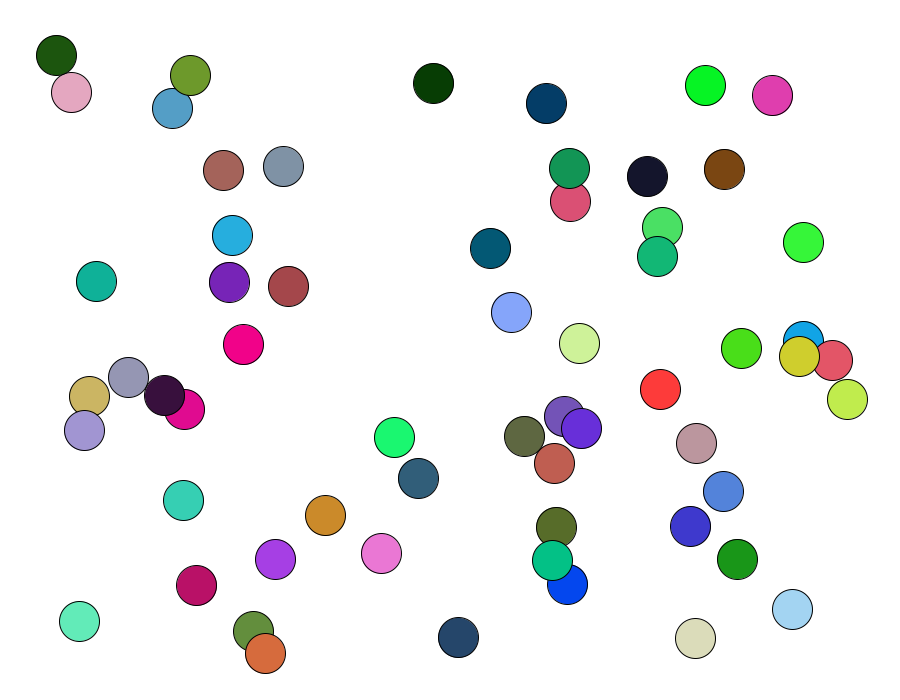
Frame 1 (no input)
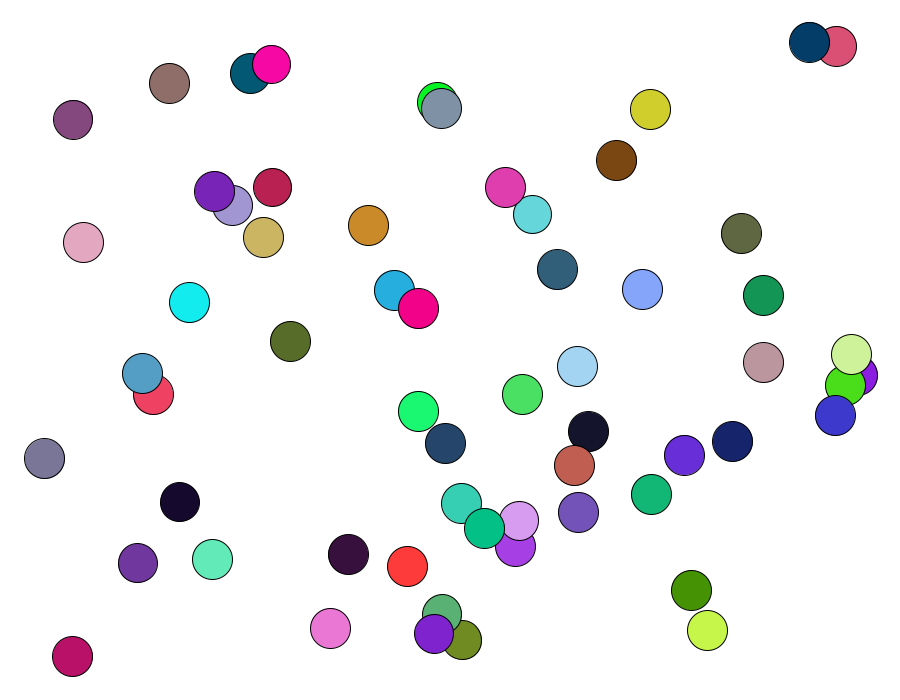
Frame 60 (the mouse pressed at the canvas centre just before this capture)
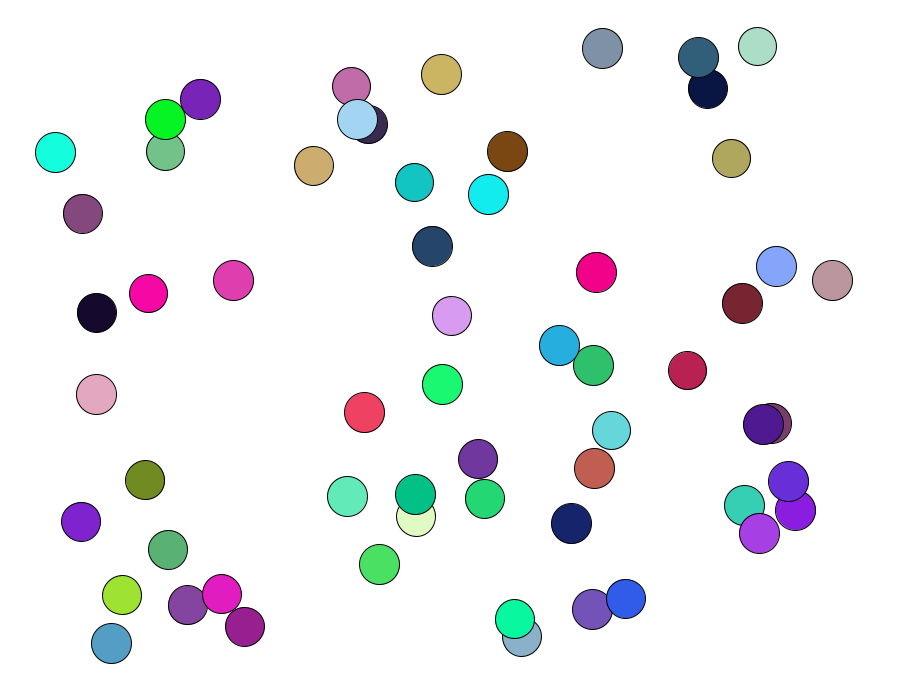
Frame 120 (the mouse held since frame 60 and released just before this capture)

The Processing sketch that drew these frames (run headless with seeded random() and noise(); from frame 60 on, the mouse is pressed at the canvas centre):

// Processing sketch: sketch_60_Balls_bouncing_around_the_screen_but_every_time_they_
// ── sketch_60_Balls_bouncing_around_the_screen_but_every_time_they_.pde
int numBalls=60;
float ballDiam = 40;
float maxSpeed=5;
float[] ballX = new float[numBalls];
float[] ballY  = new float[numBalls];
float[] ballXSpeed= new float[numBalls];
float[] ballYSpeed = new float[numBalls];
color[] ballColor = new color[numBalls];
float[] ball2Diam = new float[numBalls];

void setup() {
  size(900, 700); 
  for (int i=0; i<numBalls; i++) { // this loop initializes all the values using the random function
   ballX[i]=random(ballDiam, width-ballDiam); // come in from the edge slightly...
    ballY[i]=random(ballDiam, height-ballDiam); // come in from the edge slightly...
    ballXSpeed[i]=random(-maxSpeed, maxSpeed);
    ballYSpeed[i]=random(-maxSpeed, maxSpeed);
    ballColor[i] = color(random(0, 255), random(0, 255), random(0, 255));
     ball2Diam[i]= 40;
  }
}

void draw() {
  background(255);
  for (int i=0; i<numBalls; i++) {
    fill(ballColor[i]);
    ellipse(ballX[i], ballY[i], ball2Diam[i], ball2Diam[i]);
    ballX[i]+=ballXSpeed[i];
    ballY[i]+=ballYSpeed[i];
    if (ballX[i]<ball2Diam[i] || ballX[i]>width-ball2Diam[i]) { 
      ballXSpeed[i]*=-1;
      ballColor[i] = color(random(0, 255), random(0, 255), random(0, 255));
     
    }
    if (ballY[i]<ball2Diam[i] || ballY[i]>height-ball2Diam[i]) { 
      ballYSpeed[i]*=-.8;
      ballColor[i] = color(random(0, 255), random(0, 255), random(0, 255));
      ball2Diam[i] -=1;
      ballXSpeed[i]-=1;
  
    }
    
    if (ballY[i]<0+ball2Diam[i]) { 
    //  ballYSpeed[i]*=-1;
      ballColor[i] = color(random(0, 255), random(0, 255), random(0, 255));
      ball2Diam[i] -=1;
      ballXSpeed[i]-=1;
 
    } 
    
  }
}
